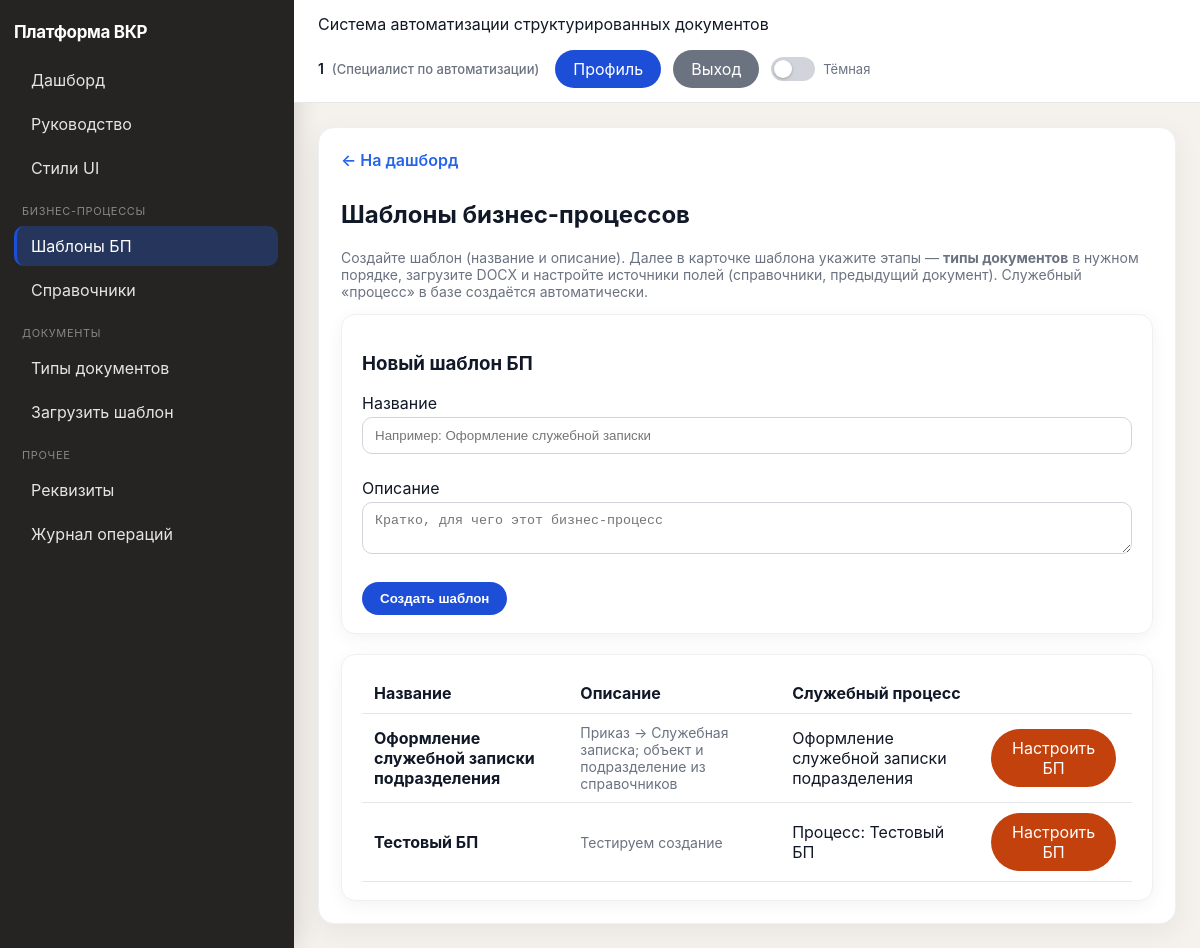
Screenshot of /ui/bpm/process-templates/ (signed in) with the database file from the repository.
### apps/users/models.py (models this page shows, shortened)
class Users(models.Model):
    user_id = models.BigAutoField(primary_key=True)
    login = models.CharField(max_length=150, unique=True)
    full_name = models.CharField(max_length=255)
    password = models.CharField(max_length=255, default="changeme")
    password_hash = models.CharField(max_length=255, blank=True)
    role_id = models.ForeignKey("roles.Roles", on_delete=models.PROTECT, related_name="users")
    class Meta:
        db_table = "Users"

### apps/roles/models.py (models this page shows, shortened)
class Roles(models.Model):
    role_id = models.BigAutoField(primary_key=True)
    role_name = models.CharField(max_length=50, unique=True)
    description = models.TextField(blank=True)
    class Meta:
        db_table = "Roles"

### apps/bpm/models.py (models this page shows, shortened)
class BusinessProcessTemplate(models.Model):
    bpt_id = models.BigAutoField(primary_key=True)
    name = models.CharField(max_length=255)
    description = models.TextField(blank=True)
    legacy_process = models.ForeignKey(
        "processes.Processes",
        on_delete=models.PROTECT,
        related_name="business_templates",
        help_text="Процесс из базовой модели: нужен для совместимости с Documents.process_id",
    )
    objects_dictionary = models.ForeignKey(
        "ReferenceDictionary",
        on_delete=models.SET_NULL,
        null=True,
        blank=True,
        related_name="bpm_templates_as_objects",
        help_text="Справочник объектов: запись при запуске БП становится производственным объектом документов.",
    )
    class Meta:
        db_table = "BusinessProcessTemplates"

### apps/processes/models.py (models this page shows, shortened)
class Processes(models.Model):
    process_id = models.BigAutoField(primary_key=True)
    name = models.CharField(max_length=255)
    description = models.TextField(blank=True)
    class Meta:
        db_table = "Processes"

### apps/bpm/views.py (the view, shortened to what this page needs)
# urls.py: path("ui/bpm/process-templates/", UIBPMProcessTemplateListView.as_view(), name="ui-bpm-process-templates"),
class UIBPMProcessTemplateListView(LoginRequiredRoleMixin, View):
    allowed_roles = SpecialistBPMPermission.allowed_roles
    def get(self, request):
        items = BusinessProcessTemplate.objects.select_related("legacy_process", "objects_dictionary").all()
        return render(
            request,
            "ui/bpm/specialist/process_template_list.html",
            {"templates": items},
        )

### apps/users/context_processors.py (called while the page is built)
def current_enterprise_user(request):
    return {"current_enterprise_user": get_request_user(request)}

### apps/users/permissions.py (called while the page is built)
def get_request_user(request):
    params = getattr(request, "query_params", getattr(request, "GET", {}))
    user_id = request.session.get("user_id") or request.headers.get("X-User-Id") or params.get("user_id")
    if not user_id:
        return None
    try:
        return Users.objects.select_related("role_id").get(user_id=user_id)
    except Users.DoesNotExist:
        return None

### apps/users/templatetags/ui_labels.py (called while the page is built)
@register.filter
def role_ru(value):
    return ROLE_LABELS.get(value, value)

### apps/users/ui_permissions.py (called while the page is built)
    @method_decorator(csrf_protect)
    def dispatch(self, request, *args, **kwargs):
        user = get_request_user(request)
        if not user:
            return redirect("login-page")
        request.enterprise_user = user
        if self.allowed_roles and user.role_id.role_name not in self.allowed_roles:
            return redirect("dashboard")
        return super().dispatch(request, *args, **kwargs)

### templates/ui/bpm/specialist/process_template_list.html
{% extends "ui/base.html" %}
{% block content %}
<a class="back-link" href="/">← На дашборд</a>
<h2>Шаблоны бизнес-процессов</h2>
<p class="text-muted">Создайте шаблон (название и описание). Далее в карточке шаблона укажите этапы — <strong>типы документов</strong> в нужном порядке, загрузите DOCX и настройте источники полей (справочники, предыдущий документ). Служебный «процесс» в базе создаётся автоматически.</p>
<div class="card" style="margin-bottom:20px;">
  <h3>Новый шаблон БП</h3>
  <form method="post" class="form-grid-2">{% csrf_token %}
    <div class="full-row">
      <label>Название</label>
      <input name="name" required placeholder="Например: Оформление служебной записки" />
    </div>
    <div class="full-row">
      <label>Описание</label>
      <textarea name="description" rows="2" placeholder="Кратко, для чего этот бизнес-процесс"></textarea>
    </div>
    <div style="align-self:end;">
      <button type="submit" class="btn btn-save btn-pill">Создать шаблон</button>
    </div>
  </form>
</div>
<div class="card">
  <table class="zebra">
    <thead><tr><th>Название</th><th>Описание</th><th>Служебный процесс</th><th></th></tr></thead>
    <tbody>
    {% for t in templates %}
      <tr>
        <td><strong>{{ t.name }}</strong></td>
        <td class="text-muted">{{ t.description|truncatewords:14 }}</td>
        <td>{{ t.legacy_process.name }}</td>
        <td><a href="{% url 'ui-bpm-process-template-detail' bpt_id=t.bpt_id %}" class="btn btn-edit btn-inline btn-pill">Настроить БП</a></td>
      </tr>
    {% empty %}
      <tr><td colspan="4">Шаблонов пока нет</td></tr>
    {% endfor %}
    </tbody>
  </table>
</div>
{% endblock %}

### templates/ui/base.html (shortened to what this page needs)
<!doctype html>
<html lang="ru">
<head>
</head>
{% load ui_labels %}
<body>
<div class="layout">
    <aside class="sidebar">
        <div class="brand">Платформа ВКР</div>
        <nav class="menu">
            <a href="/" class="{% if request.path == '/' %}active{% endif %}">Дашборд</a>
            <a href="/ui/help/" class="{% if '/ui/help/' in request.path %}active{% endif %}">Руководство</a>
            {% if current_enterprise_user %}
            <a href="{% url 'ui-system-styleguide' %}" class="{% if '/ui/system/styleguide' in request.path %}active{% endif %}">Стили UI</a>
                {% if current_enterprise_user.role_id.role_name == "ADMIN" %}
                    <div class="menu-title">Основное</div>
                    <a href="/ui/users/" class="{% if '/ui/users/' in request.path %}active{% endif %}">Пользователи</a>
                    <a href="/ui/roles/" class="{% if '/ui/roles/' in request.path %}active{% endif %}">Роли</a>
                    <a href="/ui/documents/" class="{% if '/ui/documents/' in request.path %}active{% endif %}">Документы</a>
                    <div class="menu-title">Контроль</div>
                    <a href="/ui/logs/" class="{% if '/ui/logs/' in request.path %}active{% endif %}">Журнал операций</a>
                {% elif current_enterprise_user.role_id.role_name == "SPECIALIST" %}
                    <div class="menu-title">Бизнес-процессы</div>
                    <a href="/ui/bpm/process-templates/" class="{% if '/ui/bpm/process-templates' in request.path %}active{% endif %}">Шаблоны БП</a>
                    <a href="/ui/bpm/dictionaries/" class="{% if '/ui/bpm/dictionaries' in request.path %}active{% endif %}">Справочники</a>
                    <div class="menu-title">Документы</div>
                    <a href="/ui/document-types/" class="{% if '/ui/document-types/' in request.path %}active{% endif %}">Типы документов</a>
                    <a href="/ui/templates/create/" class="{% if '/ui/templates/create' in request.path %}active{% endif %}">Загрузить шаблон</a>
                    <div class="menu-title">Прочее</div>
                    <a href="/ui/requisites/" class="{% if '/ui/requisites/' in request.path %}active{% endif %}">Реквизиты</a>
                    <a href="/ui/logs/" class="{% if '/ui/logs/' in request.path %}active{% endif %}">Журнал операций</a>
                {% endif %}
            {% endif %}
        </nav>
    </aside>
    <main class="main">
        <div class="topbar">
            <div>
                Система автоматизации структурированных документов
            </div>
            <div class="topbar-user">
                {% if current_enterprise_user %}
                    <span class="topbar-user-meta">
                        <strong>{{ current_enterprise_user.full_name }}</strong>
                        <span class="topbar-user-role">({{ current_enterprise_user.role_id.role_name|role_ru }})</span>
                    </span>
                    <div class="topbar-actions">
                        <a href="/profile/" class="btn btn-save btn-pill btn-inline">Профиль</a>
                        <a href="/logout/" class="btn btn-back btn-pill btn-inline">Выход</a>
                        <label class="theme-toggle" title="Тёмная тема">
                            <span class="theme-toggle-track" aria-hidden="true"></span>
                            <span class="theme-toggle-label">Тёмная</span>
                        </label>
                    </div>
                {% else %}
                    <a href="/login/" class="btn btn-save btn-pill">Вход</a>
                {% endif %}
            </div>
        </div>
        <div class="content">
            <div class="panel">
                {% block content %}{% endblock %}
            </div>
        </div>
    </main>
</div>
</body>
</html>

### templates/ui/base.html (style rules this page uses)
:root { --bg: #f5f2ed; --sidebar-bg: #252423; --sidebar-text: #e8e6e3; --card: #ffffff; --border: #e5e7eb; --card-border: #eef0f4; --topbar-bg: #ffffff; --text: #111827; --muted: #6b7280; --save: #1d4ed8; --edit: #c2410c; --delete: #b91c1c; --back: #6b7280; --info: #2563eb; --ok: #16a34a; --warn: #ca8a04; --err: #dc2626; --link: #2563eb; --row-hover: #f8fafc; --input-bg: #ffffff; --input-border: #d1d5db; --field-border: #f1f5f9; --readonly-bg: #f8fafc; --readonly-text: #334155; --panel-shadow: rgba(15, 23, 42, 0.06); --card-shadow: rgba(15, 23, 42, 0.05); --toggle-track: #d1d5db; --toggle-thumb: #ffffff; --inset-bg: #fafafa; }
body { font-family: -apple-system, BlinkMacSystemFont, "Segoe UI", sans-serif; margin: 0; background:var(--bg); color:var(--text); transition: background .2s, color .2s; }
.layout { display:flex; min-height: 100vh; }
.sidebar { width:264px; background:var(--sidebar-bg); color:var(--sidebar-text); padding:22px 16px 22px 14px; box-shadow: 4px 0 24px rgba(0,0,0,.12); }
.brand { font-weight:700; margin-bottom:18px; letter-spacing:-0.02em; color:#fff; font-size:17px; }
.menu-title { margin:16px 0 8px 8px; color:rgba(255,255,255,.45); font-size:11px; text-transform:uppercase; letter-spacing:.06em; }
.menu a { display:block; padding:10px 12px 10px 14px; text-decoration:none; color:rgba(255,255,255,.88); border-radius:10px; margin-bottom:4px; transition: background .15s; border-left:3px solid transparent; }
.menu a.active { background:rgba(37,99,235,.28); border-left-color:var(--save); color:#fff; }
.main { flex:1; }
.topbar { background:var(--topbar-bg); border-bottom:1px solid var(--border); padding:14px 24px; display:flex; justify-content:space-between; align-items:center; gap:16px; flex-wrap:wrap; transition: background .2s, border-color .2s; }
.topbar-user { display:flex; align-items:center; gap:12px 16px; flex-wrap:wrap; justify-content:flex-end; }
.topbar-user-meta { font-size:14px; line-height:1.35; }
.topbar-user-meta strong { font-weight:600; }
.topbar-user-role { color:var(--muted); font-size:13px; font-weight:500; margin-left:4px; }
.topbar-actions { display:inline-flex; align-items:center; gap:8px; flex-wrap:wrap; }
.theme-toggle { display:inline-flex; align-items:center; gap:8px; cursor:pointer; user-select:none; margin:0; }
.theme-toggle-track { width:44px; height:24px; background:var(--toggle-track); border-radius:999px; position:relative; transition: background .2s; flex-shrink:0; }
.theme-toggle-track::after { content:""; position:absolute; width:18px; height:18px; background:var(--toggle-thumb); border-radius:50%; top:3px; left:3px; transition: transform .2s, background .2s; box-shadow:0 1px 3px rgba(0,0,0,.25); }
.theme-toggle-label { font-size:13px; color:var(--muted); white-space:nowrap; }
.content { padding:24px; }
.panel { background:var(--card); border-radius:16px; padding:22px; box-shadow:0 8px 30px var(--panel-shadow); border:1px solid var(--card-border); transition: background .2s, border-color .2s, box-shadow .2s; }
table { width:100%; border-collapse: collapse; }
th, td { text-align:left; padding:10px 12px; border-bottom:1px solid var(--border); }
input, select, textarea { width:100%; box-sizing:border-box; padding:10px 12px; border:1px solid var(--input-border); border-radius:10px; margin-top:4px; margin-bottom:12px; background:var(--input-bg); color:var(--text); }
button { cursor:pointer; border:none; border-radius:10px; font-weight:600; }
.btn { display:inline-block; padding:10px 16px; color:#fff; text-decoration:none; text-align:center; }
.btn-save { background:var(--save); }
.btn-edit { background:var(--edit); color:#fff; }
.btn-back { background:var(--back); color:#fff; }
.btn-inline { width:auto; margin:0 4px 0 0; }
.btn-pill { border-radius: 999px; padding: 9px 18px; }
.card { background:var(--card); border-radius:14px; padding:18px 20px; border:1px solid var(--card-border); box-shadow:0 4px 18px var(--card-shadow); transition: background .2s, border-color .2s, box-shadow .2s; }
.text-muted { color:var(--muted); font-size:14px; }
.form-grid-2 { display:grid; grid-template-columns: 1fr auto; gap:12px; align-items:end; }
.full-row { grid-column: 1 / -1; }
.back-link { display:inline-block; margin-bottom:10px; text-decoration:none; color:var(--link); font-weight:600; }

### rows the page displays
Users: full_name "1", role_id.role_name|role_ru "Специалист по автоматизации"
BusinessProcessTemplate: name "Оформление служебной записки подразделения", description "Приказ → Служебная записка; объект и подразделение из справочников", legacy_process.name "Оформление служебной записки подразделения"
BusinessProcessTemplate: name "Тестовый БП", description "Тестируем создание", legacy_process.name "Процесс: Тестовый БП"
